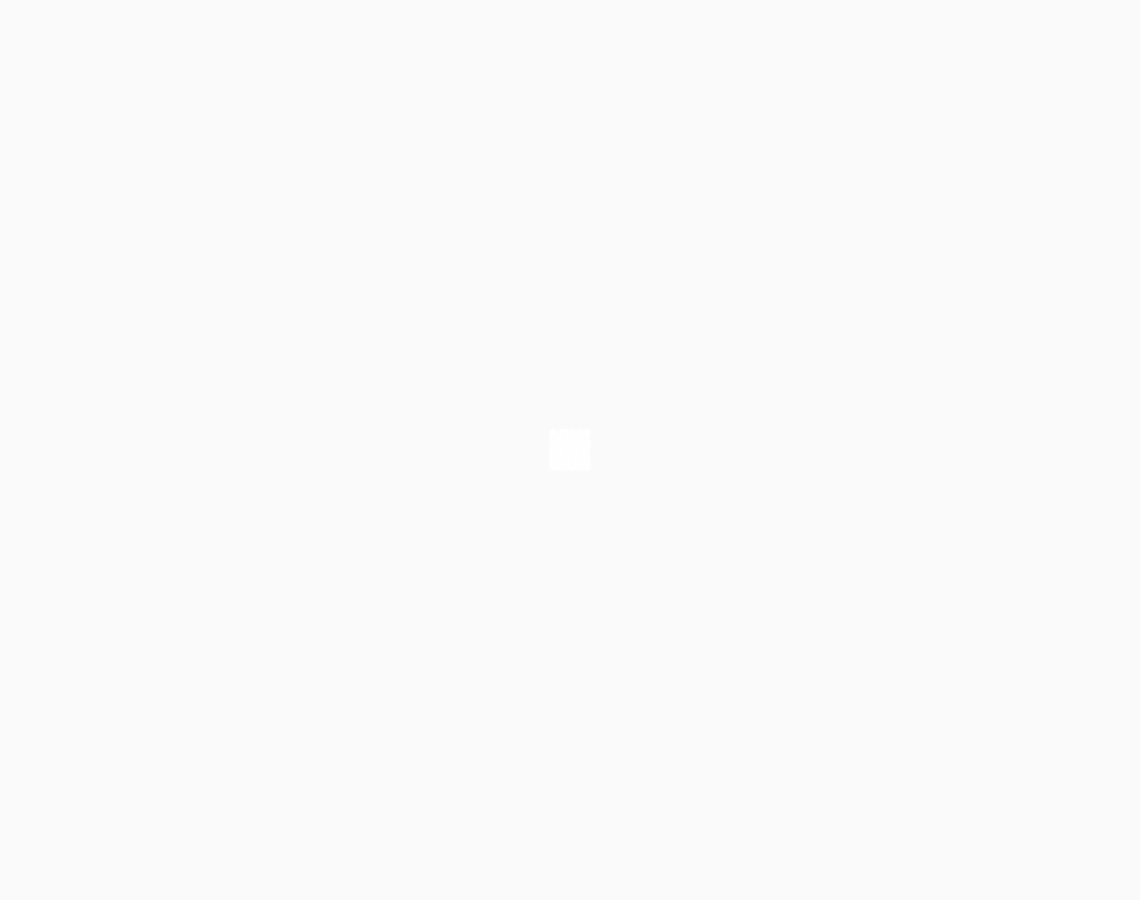
Frame 1 (no input)
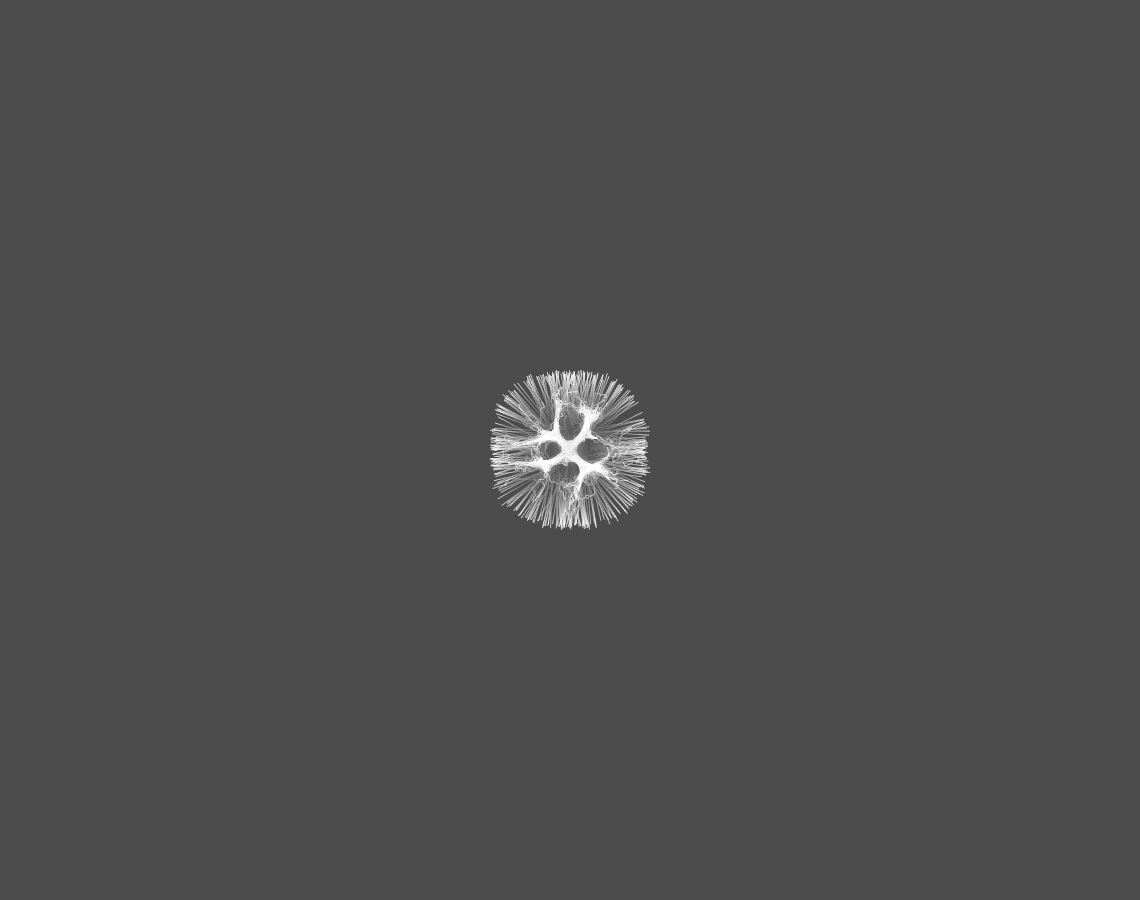
Frame 60 (no input)
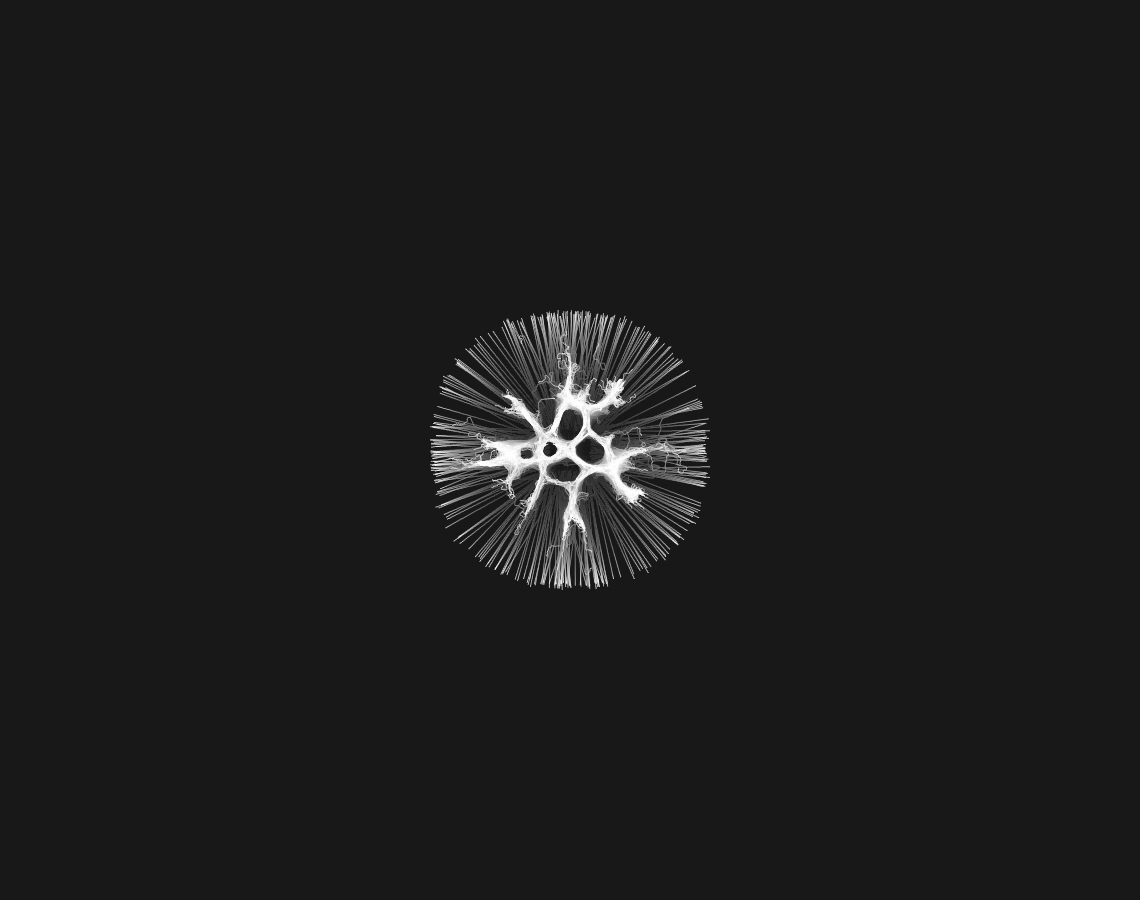
Frame 120 (the mouse pressed at the canvas centre since frame 60)

The p5.js sketch that drew these frames (run headless with seeded random() and noise() and a simulated clock; from frame 60 on, the mouse is pressed at the canvas centre):

// p5.js sketch
// ── sketch.js
/*
----- Coding Tutorial by Patt Vira ----- 
Name: Slime Molds (Physarum)
Video Tutorial: https://youtu.be/VyXxSNcgDtg

References: 
1. Algorithm by Jeff Jones:
https://uwe-repository.worktribe.com/output/980579/characteristics-of-pattern-formation-and-evolution-in-approximations-of-physarum-transport-networks

Connect with Patt: @pattvira
https://www.pattvira.com/
----------------------------------------
*/


// ========================================
// GLOBAL VARIABLES
// ========================================

let molds = [];
let num = 4000;
let d;


// ========================================
// SETUP
// Runs once when the sketch starts
// ========================================

function setup() {

  if (window.previewMode) {
    createCanvas(windowWidth, windowHeight);
  } else {
    createCanvas(windowWidth * 0.95, windowHeight * 0.9);
  }

  angleMode(DEGREES);

  d = pixelDensity();

  // Create all of the mold particles
  for (let i = 0; i < num; i++) {
    molds[i] = new Mold();
  }

  // Only show the description on the full Week 1 page
  if (!window.previewMode) {
    describe(
      'This sketch simulates behaviors of slime molds. Each slime mold object has position, traveling direction and three sensors. As the slime mold moves, it leaves a trace. The mold senses the existing trail and uses it to decide which direction to move.',
      LABEL
    );
  }
}

// ========================================
// WINDOW RESIZE
// Runs when the window is resized
// ========================================

function windowResized() {
  if (window.previewMode) {
    resizeCanvas(windowWidth, windowHeight);
  } else {
    resizeCanvas(windowWidth * 0.9, windowHeight * 0.8);
  }
}


// ========================================
// DRAW
// Runs continuously
// ========================================

function draw() {

  // Slight transparency means old trails slowly fade
  background(0, 5);

  // Makes the canvas pixels available to the mold sensors
  loadPixels();

  // Update and draw every mold
  for (let i = 0; i < num; i++) {

    molds[i].update();
    molds[i].display();

  }
}


// ========================================
// MOLD CLASS
// Defines the behavior of one mold particle
// ========================================

class Mold {

  constructor() {

    // --------------------
    // POSITION
    // --------------------

    // Start near the center of the canvas
    this.x = random(width / 2 - 20, width / 2 + 20);
    this.y = random(height / 2 - 20, height / 2 + 20);

    // Size
    this.r = 0.5;


    // --------------------
    // MOVEMENT
    // --------------------

    // Start facing a random direction
    this.heading = random(360);

    this.vx = cos(this.heading);
    this.vy = sin(this.heading);

    // How sharply the mold can turn
    this.rotAngle = 45;


    // --------------------
    // SENSORS
    // --------------------

    // Right sensor
    this.rSensorPos = createVector(0, 0);

    // Left sensor
    this.lSensorPos = createVector(0, 0);

    // Front sensor
    this.fSensorPos = createVector(0, 0);

    // Angle between sensors
    this.sensorAngle = 45;

    // How far ahead the sensors look
    this.sensorDist = 10;
  }


  // ======================================
  // UPDATE MOVEMENT
  // ======================================

  update() {

    // Calculate direction
    this.vx = cos(this.heading);
    this.vy = sin(this.heading);


    // Move

    // % makes particles wrap around
    // when they reach the canvas edge

    this.x = (this.x + this.vx + width) % width;
    this.y = (this.y + this.vy + height) % height;


    // Find the positions of the three sensors

    this.getSensorPos(
      this.rSensorPos,
      this.heading + this.sensorAngle
    );

    this.getSensorPos(
      this.lSensorPos,
      this.heading - this.sensorAngle
    );

    this.getSensorPos(
      this.fSensorPos,
      this.heading
    );


    // ====================================
    // READ THE TRAIL
    // ====================================

    let index;
    let l;
    let r;
    let f;


    // RIGHT SENSOR

    index =
      4 *
      (d * floor(this.rSensorPos.y)) *
      (d * width) +
      4 *
      (d * floor(this.rSensorPos.x));

    r = pixels[index];


    // LEFT SENSOR

    index =
      4 *
      (d * floor(this.lSensorPos.y)) *
      (d * width) +
      4 *
      (d * floor(this.lSensorPos.x));

    l = pixels[index];


    // FRONT SENSOR

    index =
      4 *
      (d * floor(this.fSensorPos.y)) *
      (d * width) +
      4 *
      (d * floor(this.fSensorPos.x));

    f = pixels[index];


    // ====================================
    // DECIDE WHICH WAY TO TURN
    // ====================================

    // Strongest trail is directly ahead
    if (f > l && f > r) {

      // Keep going straight
      this.heading += 0;

    }

    // Front is weaker than both sides
    else if (f < l && f < r) {

      // Randomly turn left or right
      if (random(1) < 0.5) {

        this.heading += this.rotAngle;

      } else {

        this.heading -= this.rotAngle;

      }

    }

    // Left sensor detects more
    else if (l > r) {

      this.heading -= this.rotAngle;

    }

    // Right sensor detects more
    else if (r > l) {

      this.heading += this.rotAngle;

    }
  }


  // ======================================
  // DISPLAY
  // ======================================

  display() {

    noStroke();
    fill(255);

    ellipse(
      this.x,
      this.y,
      this.r * 2,
      this.r * 2
    );
  }


  // ======================================
  // SENSOR POSITION
  // ======================================

  getSensorPos(sensor, angle) {

    sensor.x =
      (this.x +
        this.sensorDist * cos(angle) +
        width) %
      width;

    sensor.y =
      (this.y +
        this.sensorDist * sin(angle) +
        height) %
      height;
  }
}
